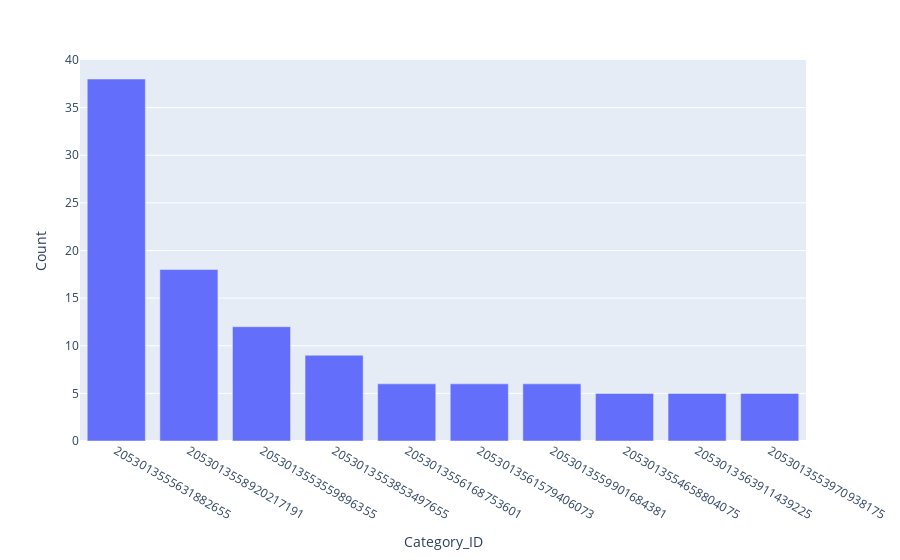

The notebook cell saved with this chart:
### Markdown cell above
The category_id is an unique identifier for the category of a Product. Every Product is assigned to a single category_id, which is summarizing many product_ids into categories. As you can see in the overview, there are [...] unique category_ids.

### Code cell
sdf_count_per_category_id=spark.sql("SELECT DISTINCT(category_id) AS Category_ID, \
                                            COUNT(product_id) AS Count \
                                     FROM Data \
                                     GROUP BY category_id \
                                     ORDER BY Count DESC")
                                     
px.bar(sdf_count_per_category_id.limit(10).toPandas(), x="Category_ID", y="Count")

### Figure 1 — Plotly figure (JSON) as saved in the notebook; plotly's stock layout.template omitted (floating-point values rounded to 4 significant figures)
{"data": [{"alignmentgroup": "True", "hovertemplate": "Category_ID=%{x}<br>Count=%{y}<extra></extra>", "legendgroup": "", "marker": {"color": "#636efa"}, "name": "", "offsetgroup": "", "orientation": "v", "showlegend": false, "textposition": "auto", "type": "bar", "x": ["2053013555631882655", "2053013558920217191", "2053013553559896355", "2053013553853497655", "2053013556168753601", "2053013561579406073", "2053013559901684381", "2053013554658804075", "2053013563911439225", "2053013553970938175"], "xaxis": "x", "y": [38, 18, 12, 9, 6, 6, 6, 5, 5, 5], "yaxis": "y"}], "layout": {"barmode": "relative", "legend": {"tracegroupgap": 0}, "margin": {"t": 60}, "xaxis": {"anchor": "y", "domain": [0, 1], "title": {"text": "Category_ID"}}, "yaxis": {"anchor": "x", "domain": [0, 1], "title": {"text": "Count"}}}}
